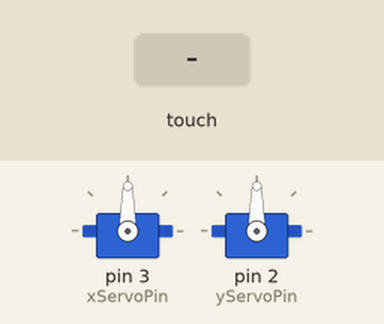
This sketch was run on a simulated Arduino Uno, built with avr-gcc and run on an emulated ATmega328P. On the bench: 2 × servo. The inputs (shaded band) are chosen by the test bench.

Above: at 1.2 s.
1.3 s: touch panel pressed at 62 % / 10 % of its raw x / y range
At 2.6 s:
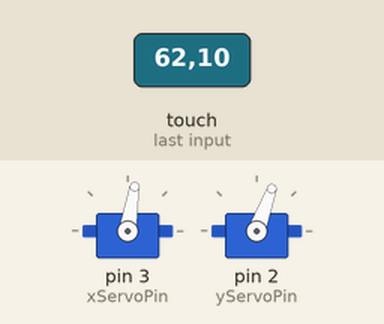
2.9 s: touch panel pressed at 13 % / 10 % of its raw x / y range
At 3.8 s:
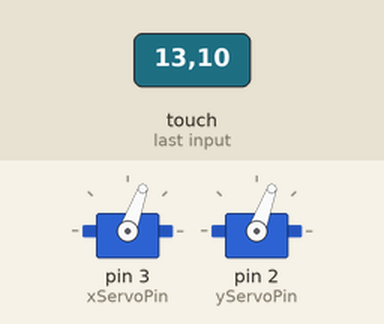
4.4 s: touch panel pressed at 38 % / 10 % of its raw x / y range
At 5.5 s:
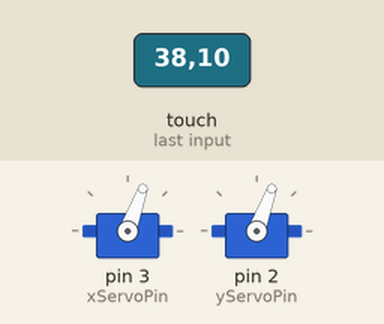
5.9 s: touch panel pressed at 13 % / 30 % of its raw x / y range
At 6.6 s:
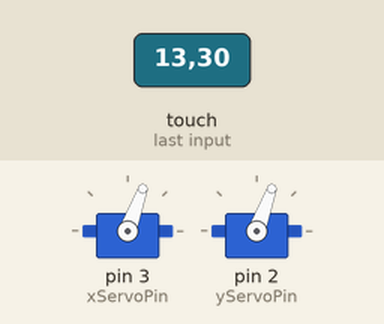
7.4 s: touch panel pressed at 13 % / 70 % of its raw x / y range
At 8.0 s:
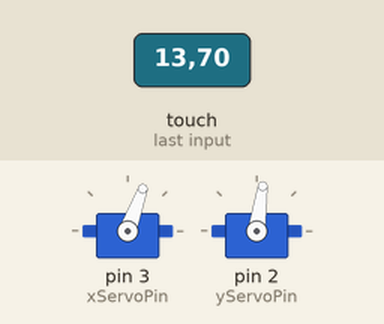
9.0 s: touch panel pressed at 38 % / 70 % of its raw x / y range
At 10.2 s:
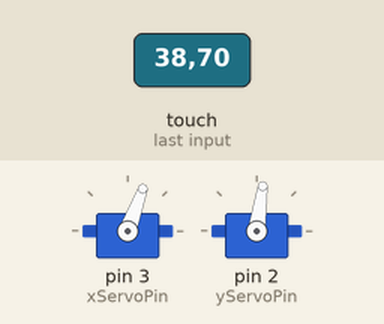
Timing chart, 0 to 11.5 s (numbered marks = the images above; inputs shaded):
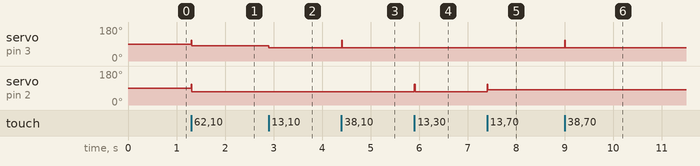

Measured:
- after the input at 1.3 s, servo on pin 3 (xServoPin): 90° → 80° at once, → 81° 0.14 s later; servo on pin 2 (yServoPin): 90° → 70° at once
- after the input at 2.9 s, servo on pin 3 (xServoPin): 81° → 70° at once
- after the input at 4.4 s, servo on pin 3 (xServoPin): 70° → 110° at once, → 70° 0.01 s later
- after the input at 5.9 s, servo on pin 2 (yServoPin): 70° → 110° at once, → 70° 0.01 s later
- after the input at 7.4 s, servo on pin 2 (yServoPin): 70° → 81° at once, → 82° 0.12 s later
- after the input at 9.0 s, servo on pin 3 (xServoPin): 70° → 110° at once, → 70° 0.01 s later

The sketch:

Ultimate.ino
```cpp
//libraries
#include <Servo.h>
#include <TouchScreen.h>
#include <PID_v1.h>

int yServoPin=2;
int xServoPin=3;
Servo ServoX,ServoY;
int min1=70, max1=110;

double inputX, outputX;
double inputY, outputY;
double setpointX=512, setpointY=560;
double Kp=0.1, Ki=0.04, Kd=0.04;
PID myPID1(&inputX,&outputX,&setpointX,Kp,Ki,Kd,REVERSE);
PID myPID2(&inputY,&outputY,&setpointY,Kp,Ki,Kd,REVERSE);


int Y1=A0;
int X1=A1;
int Y2=A2;
int X2=A3;
TouchScreen ts=TouchScreen(X1,Y1,X2,Y2,711);


void setup() {

//Serial.begin(9600);


  // put your setup code here, to run once:
ServoX.attach(xServoPin);
ServoY.attach(yServoPin);
ServoX.write(90);
ServoY.write(90);
myPID1.SetOutputLimits(min1,max1);
myPID1.SetMode(AUTOMATIC);
myPID1.SetSampleTime(15);
myPID2.SetOutputLimits(min1,max1);
myPID2.SetMode(AUTOMATIC);
myPID2.SetSampleTime(15);

}

void loop() {
  // put your main code here, to run repeatedly:
TSPoint p=ts.getPoint();
int x=(p.x);
int y=(p.y);
inputX=x;
inputY=y;
/*Serial.print(x);
Serial.print(", ");
Serial.print(y);
Serial.println();*/
if (p.z>ts.pressureThreshhold) {
  myPID1.Compute();
  myPID2.Compute();
  ServoX.write(outputX);
  ServoY.write(outputY);

}
//delay(3000);
}
```
